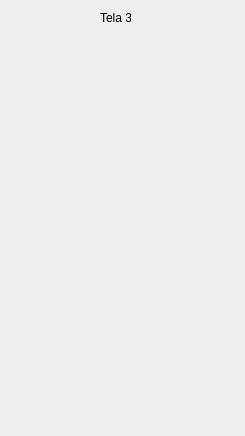
<?xml version="1.0" encoding="UTF-8"?>
<ui version="4.0">
 <class>thirdwindow</class>
 <widget class="QWidget" name="thirdwindow">
  <property name="geometry">
   <rect>
    <x>0</x>
    <y>0</y>
    <width>245</width>
    <height>436</height>
   </rect>
  </property>
  <property name="windowTitle">
   <string>Form</string>
  </property>
  <widget class="QLabel" name="label">
   <property name="geometry">
    <rect>
     <x>100</x>
     <y>10</y>
     <width>31</width>
     <height>16</height>
    </rect>
   </property>
   <property name="text">
    <string>Tela 3</string>
   </property>
  </widget>
 </widget>
 <resources/>
 <connections/>
</ui>
